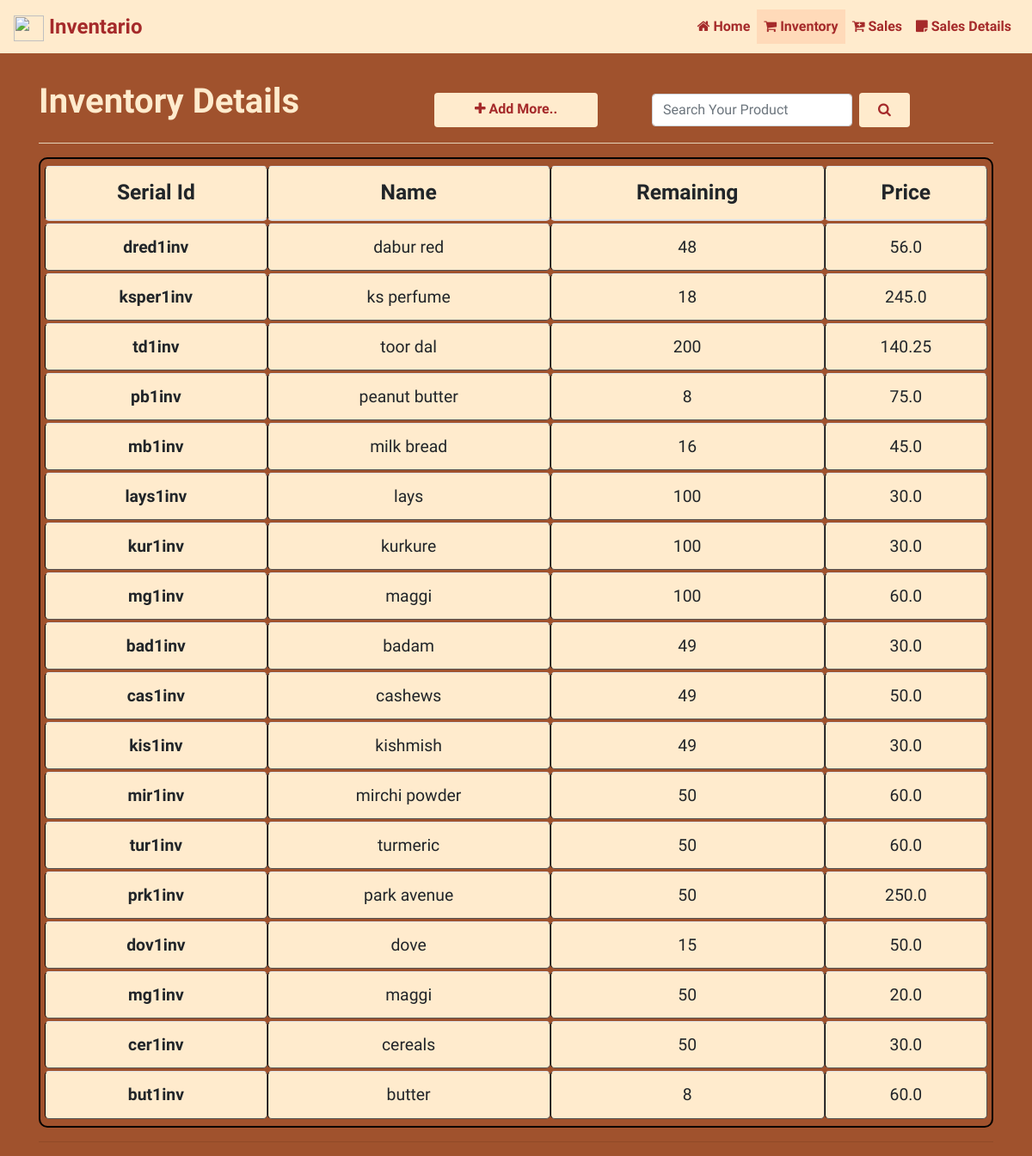
The app's page /inventory/, older data.
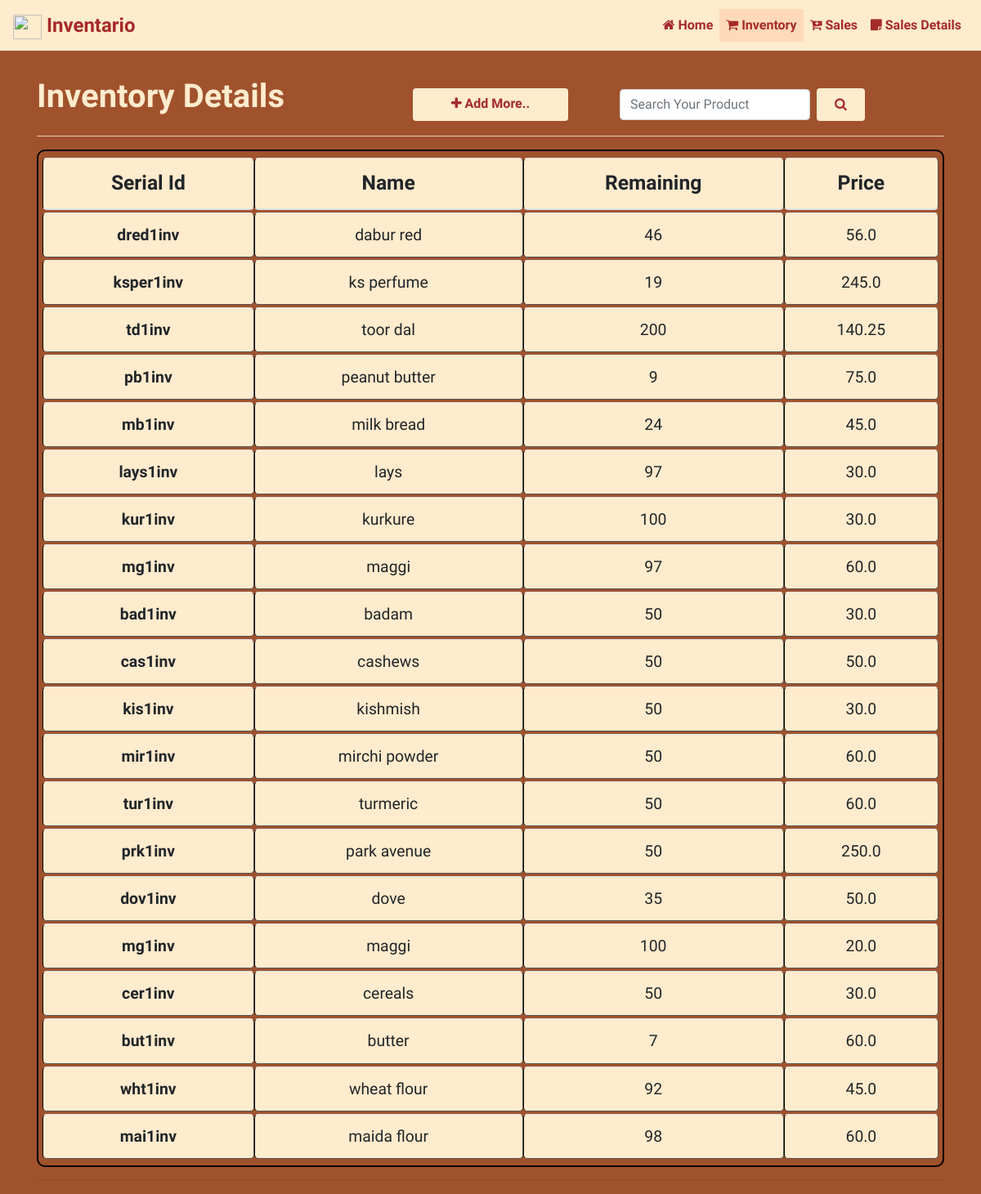
The same page, newer data.
### inv_app/models.py (models this page shows, shortened)
class Product(models.Model):
    product_name = models.CharField(max_length=100)
    product_sr_no = models.CharField(max_length=100)
    quantity = models.IntegerField()
    price = models.FloatField(max_length = 10)
    vendor_name = models.CharField(max_length=100)

### inv_app/views.py (the view, shortened to what this page needs)
# urls.py: path('inventory/', views.inventory, name = "inventory"),
def inventory(request):
    if 'term' in request.POST:
        qs = Product.objects.filter(product_name_istartswith = request.POST.get('term'))
        titles = list()
        for pro in qs:
            titles.append(pro.product_name)
        return JsonResponse(titles, safe=False)
    products = Product.objects.all()
    return render(request, 'inventory.html', {'products': products})

### templates/inventory.html (shortened to what this page needs)
{% load static %}
<!DOCTYPE html>
<html lang = 'en'>
    <head>
        <link rel="stylesheet" href="https://maxcdn.bootstrapcdn.com/bootstrap/4.0.0/css/bootstrap.min.css">
        <link rel="stylesheet" href="https://stackpath.bootstrapcdn.com/font-awesome/4.7.0/css/font-awesome.min.css">
        <link rel="stylesheet" href="{% static 'css/styles.css' %}">
        <nav id = "navbar" class="navbar navbar-expand-lg fixed-top">
            <a class="navbar-brand" href="{% url 'index' %}"> <span><img style = "width: 35px; height: 30px;" src="https://encrypted-tbn0.gstatic.com/images?q=tbn%3AANd9GcSwbn1XuFrd1xkRZZikD5BLxJBdW-gt-MhLtA&usqp=CAU"></span> Inventario</a>
            <div class="collapse navbar-collapse" id="navbarSupportedContent">
                <ul class="navbar-nav ml-auto">
                    <li class="nav-item">
                    <a class="nav-link" href="{% url 'index' %}"><span><i class = "fa fa-home"></i></span> Home</a>
                    </li>
                    <li class="nav-item active">
                    <a class="nav-link active" href="{% url 'inventory' %}"><span><i class = "fa fa-shopping-cart"></i></span> Inventory</a>
                    </li>
                    <li class="nav-item">
                        <a class="nav-link" href="{% url 'invoice' %}"><span><i class = "fa fa-cart-plus"></i></span> Sales</a>
                    </li>
                    <li class="nav-item">
                        <a class="nav-link" href="{% url 'saledetails' %}"><span><i class = "fa fa-sticky-note"></i></span> Sales Details</a>
                    </li>
                </ul>
            </div>
        </nav>
    </head>
    <body id = "body">
        <div class = "container">
            <div class="row">
                <h2 class = "col-12 col-md-4 mt-4" id = "heading">Inventory Details</h2>
                <a href="{% url 'index' %}" class = "mt-5 mr-5 btn btn-outline col-10 offset-1 col-md-2"><span><i class = "fa fa-plus"></i></span>&nbsp;Add More..</a>
                <div class="col-md-4 col-12">
                    <form method = "POST" class="form-inline my-2 my-lg-0">
                        <input type="search" name = "search" class = "mt-5 mr-2 col-8 form-control" placeholder="Search Your Product" aria-label = "Search">
                        <button class="mt-5 col-2 btn mr-auto" type="submit"><span><i class = "fa fa-search"></i></span></button>
                    </form>
                </div>
            </div>
            <hr style = "background-color: blanchedalmond;">
            <div class="row">
                <div class="col-12 table-responsive">
                    <table class="table mr-auto text-center" border="1">
                        <thead>
                            <th scope = "col">Serial Id</th>
                            <th scope = "col">Name</th>
                            <th scope = "col">Remaining</th>
                            <th scope = "col">Price</th>
                        </thead>
                        {% for product in products %}
                            <tbody style = "font-size: 1.1em;">
                                <td id = "serial">{{ product.product_sr_no }}</td>
                                <td>{{ product.product_name }}</td>
                                <td>{{ product.quantity }}</td>
                                <td>{{ product.price }}</td>
                            </tbody>
                        {% endfor %}
                    </table>
                    <hr>
                </div>
            </div>
        </div>
    </body>
</html>

Row changes from the older to the newer data that the page shows:
changed Product "dred1inv": quantity "48" → "46"
changed Product "ksper1inv": quantity "18" → "19"
changed Product "pb1inv": quantity "8" → "9"
changed Product "mb1inv": quantity "16" → "24"
changed Product "lays1inv": quantity "100" → "97"
changed Product (number 8 of 20 on the later page): quantity "100" → "97"
changed Product "bad1inv": quantity "49" → "50"
changed Product "cas1inv": quantity "49" → "50"
changed Product "kis1inv": quantity "49" → "50"
changed Product "dov1inv": quantity "15" → "35"
changed Product (number 16 of 20 on the later page): quantity "50" → "100"
changed Product "but1inv": quantity "8" → "7"
added Product: product_sr_no "wht1inv", product_name "wheat flour", quantity "92", price "45.0"
added Product: product_sr_no "mai1inv", product_name "maida flour", quantity "98", price "60.0"
